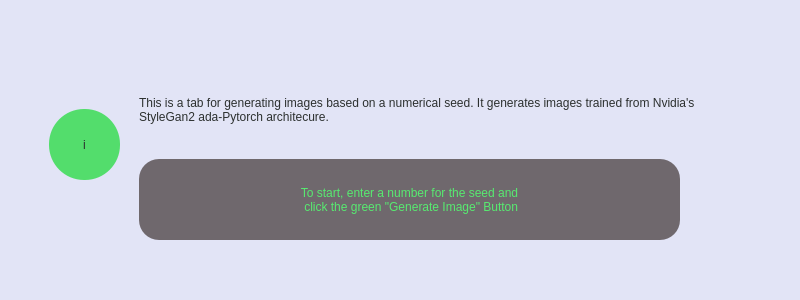
<?xml version="1.0" encoding="UTF-8"?>
<ui version="4.0">
 <class>Form</class>
 <widget class="QWidget" name="Form">
  <property name="geometry">
   <rect>
    <x>0</x>
    <y>0</y>
    <width>800</width>
    <height>300</height>
   </rect>
  </property>
  <property name="windowTitle">
   <string>Form</string>
  </property>
  <widget class="QWidget" name="widget" native="true">
   <property name="geometry">
    <rect>
     <x>-1</x>
     <y>-1</y>
     <width>801</width>
     <height>301</height>
    </rect>
   </property>
   <property name="styleSheet">
    <string notr="true">background-color: rgb(226, 228, 246);</string>
   </property>
   <widget class="QPushButton" name="info_bttn">
    <property name="geometry">
     <rect>
      <x>50</x>
      <y>110</y>
      <width>71</width>
      <height>71</height>
     </rect>
    </property>
    <property name="styleSheet">
     <string notr="true">QWidget#info_bttn{
	border-radius: 35px;
	font: 36pt &quot;Webdings&quot;;
	background-color: rgb(83, 221, 108);
	color: rgb(44, 48, 47);

}</string>
    </property>
    <property name="text">
     <string>i</string>
    </property>
   </widget>
   <widget class="QLabel" name="label">
    <property name="geometry">
     <rect>
      <x>140</x>
      <y>70</y>
      <width>571</width>
      <height>81</height>
     </rect>
    </property>
    <property name="styleSheet">
     <string notr="true">font: 12pt &quot;MS Shell Dlg 2&quot;;
color: rgb(44, 48, 47);</string>
    </property>
    <property name="text">
     <string>This is a tab for generating images based on a numerical seed. It generates images trained from Nvidia's StyleGan2 ada-Pytorch architecure. </string>
    </property>
    <property name="wordWrap">
     <bool>true</bool>
    </property>
   </widget>
   <widget class="QLabel" name="label_2">
    <property name="geometry">
     <rect>
      <x>140</x>
      <y>160</y>
      <width>541</width>
      <height>81</height>
     </rect>
    </property>
    <property name="styleSheet">
     <string notr="true">QLabel#label_2{

	font: 12pt &quot;MS Shell Dlg 2&quot;;
	
	border-radius: 20px;
	
	background-color: rgb(111, 104, 109);
	
	color: rgb(87, 234, 112);

}</string>
    </property>
    <property name="text">
     <string>To start, enter a number for the seed and
 click the green &quot;Generate Image&quot; Button</string>
    </property>
    <property name="alignment">
     <set>Qt::AlignCenter</set>
    </property>
    <property name="wordWrap">
     <bool>true</bool>
    </property>
    <property name="margin">
     <number>9</number>
    </property>
    <property name="indent">
     <number>-1</number>
    </property>
   </widget>
  </widget>
 </widget>
 <resources/>
 <connections/>
</ui>
